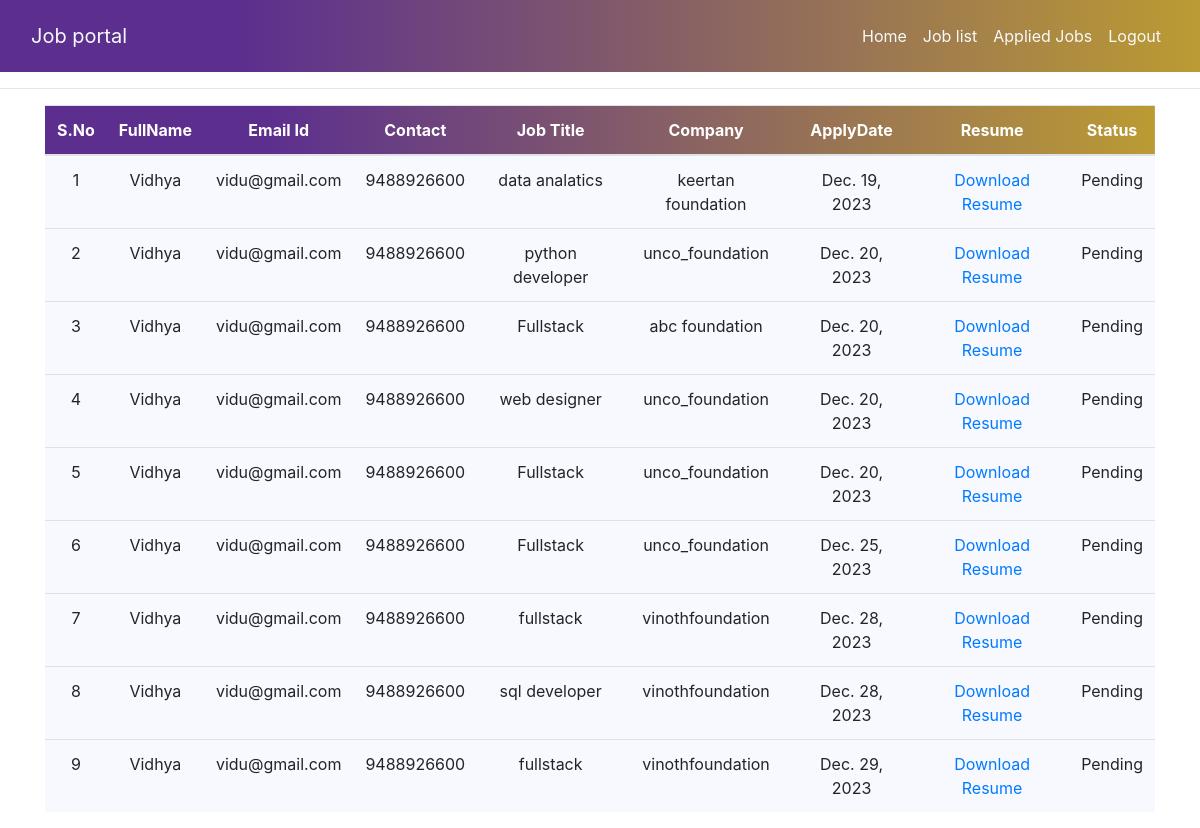
/jobskrjobstatus/ (signed in), run on the app's committed database.
### app1/models.py (models this page shows, shortened)
class Apply(models.Model):
    job=models.ForeignKey(Job,on_delete=models.CASCADE)
    jsuser=models.ForeignKey(jobskrsignup,on_delete=models.CASCADE)
    resume=models.FileField(null=True)
    applydate=models.DateField()
    status = models.CharField(max_length=20, default='Pending')

class jobskrsignup(models.Model):
    user = models.ForeignKey(User,on_delete=models.CASCADE)
    mobile = models.IntegerField(max_length=15,null=True)
    gender = models.CharField(max_length=15,null=True)
    type = models.CharField(max_length=15,null=True)

class Job(models.Model):
    recruiter = models.ForeignKey(emprsignup,on_delete=models.CASCADE)
    startdate=models.DateField()
    enddate= models.DateField()
    title= models.CharField(max_length=100)
    salary= models.FloatField(max_length=20)
    description= models.CharField(max_length=300)
    experiance= models.CharField(max_length=50)
    location= models.CharField(max_length=100)
    skills= models.CharField(max_length=100)
    workmode = models.CharField(max_length=20,null=True)
    creationdate= models.DateField()

class emprsignup(models.Model):
    user = models.ForeignKey(User,on_delete=models.CASCADE)
    company=models.CharField(max_length=100,null=True)
    mobile = models.IntegerField(max_length=15,null=True)
    type = models.CharField(max_length=15,null=True)

### app1/views.py (the view)
# urls.py: path('jobskrjobstatus/', views.jobskrjobstatus, name='jobskrjobstatus'),
def jobskrjobstatus(request):
    if not request.user.is_authenticated:
        return redirect('jobskrlogin')
    applied_jobs = Apply.objects.filter(jsuser__user=request.user)
    context = {'data': applied_jobs}
    return render(request, 'jk/jobstatus.html', context)

### templates/jk/jobstatus.html (shortened to what this page needs)
<!DOCTYPE html>
<html lang="en">
<head>
    <link rel="stylesheet" href="https://stackpath.bootstrapcdn.com/bootstrap/4.5.2/css/bootstrap.min.css">
</head>
<body>
    <div class="menu-bar">
        <nav class="navbar navbar-expand-lg p-3">
            <div class="container-fluid">
              <a class="navbar-brand text-light" href="#">Job portal</a>
              <div class="collapse navbar-collapse justify-content-end" id="navbarNav">
                <ul class="navbar-nav">
                  <li class="nav-item">
                    <a class="nav-link  text-light" href="/jobskrhome/jobskrhome/">Home</a>
                  </li>
                  <li class="nav-item">
                    <a class="nav-link text-light" href="/ujlist/">Job list</a>
                  </li>
                  <li class="nav-item">
                    <a class="nav-link text-light" href="/jobskrjobstatus/">Applied Jobs</a>
                  </li>
                  <li class="nav-item">
                    <a class="nav-link text-light" href="/logout/">Logout</a>
                  </li>
                </ul>
              </div>
            </div>
          </nav>
      </div>
      <hr>
    <div class="container">
        <table class="table table-hover" id="example">
            <thead>
                <tr style="background-image: linear-gradient(to right,#5c2f8f 20%,#bb9b33); color:white">
                    <th>S.No</th>
                    <th>FullName</th>
                    <th>Email Id</th>
                    <th>Contact</th>
                    <th>Job Title</th>
                    <th>Company</th>
                    <th>ApplyDate</th>
                    <th>Resume</th>
                    <th>Status</th>
                </tr>
            </thead>
            <tbody>
              {% for i in data %}
              <tr style="background-color:ghostwhite">
                  <td>{{ forloop.counter }}</td>
                  <td>{{ i.jsuser.user.first_name }}</td>
                  <td>{{ i.jsuser.user.username }}</td>
                  <td>{{ i.jsuser.mobile }}</td>
                  <td>{{ i.job.title }}</td>
                  <td>{{ i.job.recruiter.company }}</td>
                  <td>{{ i.applydate }}</td>
                  <td><a href="{{ i.resume.url }}" target="_blank">Download Resume</a></td>
                  <td>{{ i.status }}</td>
              </tr>
          {% endfor %}
            </tbody>
        </table>
    </div>
</body>
</html>

### templates/jk/jobstatus.html (style rules this page uses)
tr { text-align:center }
.menu-bar { background-image: linear-gradient(to right,#5c2f8f 20%,#bb9b33); }

### data on the page
Apply: jsuser.user.first_name "Vidhya", jsuser.user.username "vidu@gmail.com", jsuser.mobile "9488926600", job "data analatics", job.recruiter.company "keertan foundation", applydate "Dec. 19, 2023", status "Pending"
Apply: jsuser.user.first_name "Vidhya", jsuser.user.username "vidu@gmail.com", jsuser.mobile "9488926600", job "python developer", job.recruiter.company "unco_foundation", applydate "Dec. 20, 2023", status "Pending"
Apply: jsuser.user.first_name "Vidhya", jsuser.user.username "vidu@gmail.com", jsuser.mobile "9488926600", job "Fullstack", job.recruiter.company "abc foundation", applydate "Dec. 20, 2023", status "Pending"
Apply: jsuser.user.first_name "Vidhya", jsuser.user.username "vidu@gmail.com", jsuser.mobile "9488926600", job "web designer", job.recruiter.company "unco_foundation", applydate "Dec. 20, 2023", status "Pending"
Apply: jsuser.user.first_name "Vidhya", jsuser.user.username "vidu@gmail.com", jsuser.mobile "9488926600", job "Fullstack", job.recruiter.company "unco_foundation", applydate "Dec. 20, 2023", status "Pending"
Apply: jsuser.user.first_name "Vidhya", jsuser.user.username "vidu@gmail.com", jsuser.mobile "9488926600", job "Fullstack", job.recruiter.company "unco_foundation", applydate "Dec. 25, 2023", status "Pending"
Apply: jsuser.user.first_name "Vidhya", jsuser.user.username "vidu@gmail.com", jsuser.mobile "9488926600", job "fullstack", job.recruiter.company "vinothfoundation", applydate "Dec. 28, 2023", status "Pending"
Apply: jsuser.user.first_name "Vidhya", jsuser.user.username "vidu@gmail.com", jsuser.mobile "9488926600", job "sql developer", job.recruiter.company "vinothfoundation", applydate "Dec. 28, 2023", status "Pending"
Apply: jsuser.user.first_name "Vidhya", jsuser.user.username "vidu@gmail.com", jsuser.mobile "9488926600", job "fullstack", job.recruiter.company "vinothfoundation", applydate "Dec. 29, 2023", status "Pending"
